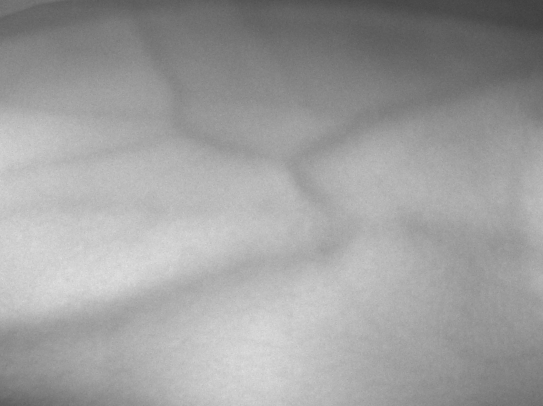
%> input picture Matte/jeppacut.png, 543 x 406 px
$ octave draft2.m   (GNU Octave 9; MATLAB toolbox functions it lacks are replaced by stand-ins)
%> lines starting %> are read from the running program, lines starting %| are printed output that depends on the picture; in (x1, y1, x2, y2) boxes, pixels count from 0 and x2, y2 are one past the last pixel; in counts of white or black regions, pixels touching at a corner belong together; the program's own positions count from 1
Originalet = imread('jeppacut.png');
%> Originalet is the input picture: size 406x543x3 uint8; min 63, max 224, mean 158.9
Original = rgb2gray(Originalet);

histeq = adapthisteq(Original,'ClipLimit',0.015);
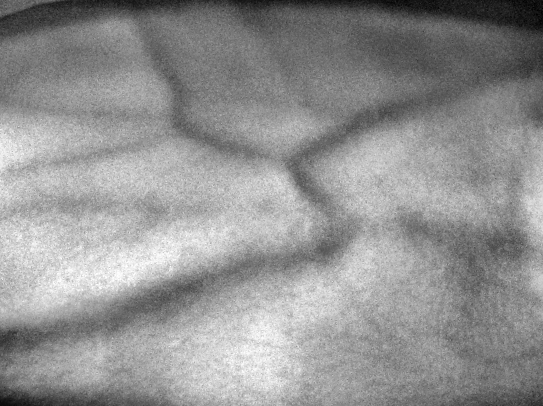
%> histeq: size 406x543 uint8; min 0, max 255, mean 145.9

gaussian = imgaussfilt(histeq,2);

badlight = im2double(gaussian);

se = strel('diamond', 20);

lightok = imdivide(badlight,imclose(badlight,se));
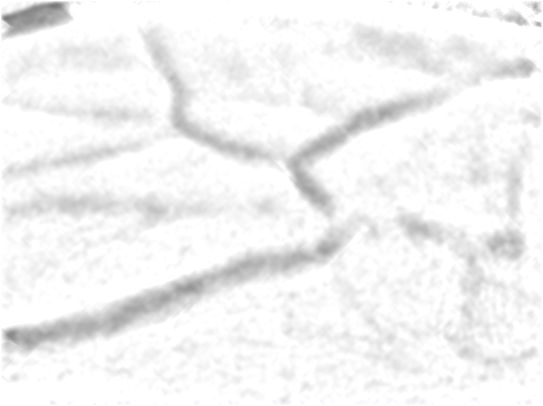
%> lightok: size 406x543 double; min 0.466, max 1, mean 0.954

contrasty = imadjust(lightok);

sep = strel('octagon',3);

close = imclose(contrasty,sep);
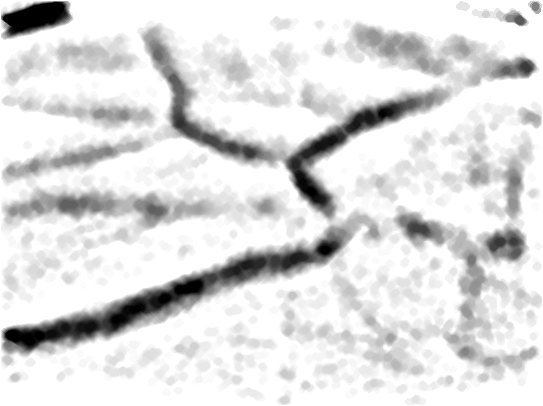
%> close: size 406x543 double; min 0, max 1, mean 0.871

binary = imbinarize(close, 0.8);
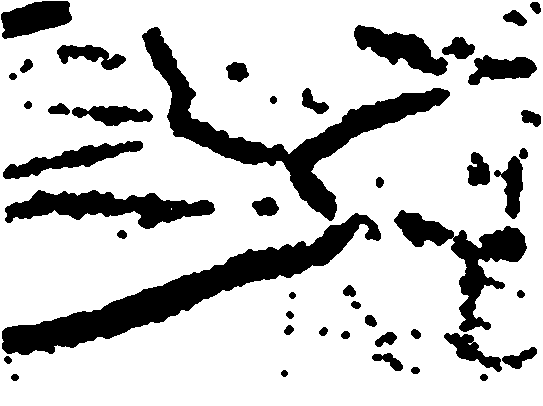
%> binary: size 406x543 logical; 79.3% white; 46 black regions, largest, box (x1, y1, x2, y2) and area: (2, 213, 381, 355) 11268, (142, 27, 450, 221) 9630, (394, 210, 527, 332) 4525

invert = imcomplement(binary);

removespeckle = bwareaopen(invert, 1700);

skeleton = bwmorph(invert,'skel', Inf);
%> skeleton: size 406x543 logical; 2% white in thin lines or dots

octa = strel('octagon', 3);
octa2 = strel('octagon', 9);
fill = imdilate(skeleton,octa);
%> fill: size 406x543 logical; 12.8% white; 42 white regions, largest, box (x1, y1, x2, y2) and area: (1, 213, 382, 356) 4841, (141, 25, 452, 222) 4429, (393, 209, 537, 372) 4286
final = bwareaopen(fill, 800);
finaltjock = imdilate(final, octa2);
%> finaltjock: size 406x543 logical; 32.7% white; 4 white regions, box (x1, y1, x2, y2) and area: (0, 15, 543, 381) 63674, (458, 45, 543, 95) 2957, (46, 34, 136, 80) 2830, (0, 0, 83, 48) 2572

final2 = invert.*finaltjock;
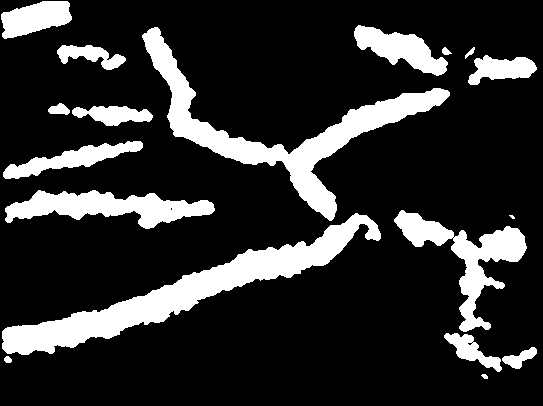
%> final2: size 406x543 double; values 0 (black) and 1 (white), 18.1% white; 18 white regions (1 under 20 px), largest, box (x1, y1, x2, y2) and area: (2, 213, 381, 355) 10755, (142, 27, 450, 221) 9611, (394, 210, 527, 332) 4521

figure(200)
subplot(1,3,1)
imshow(invert)
subplot(1,3,2)
imshow(finaltjock)
subplot(1,3,3)
imshow(final2)

imshow(finaltjock, [0 0 0; 0 1 0.97])
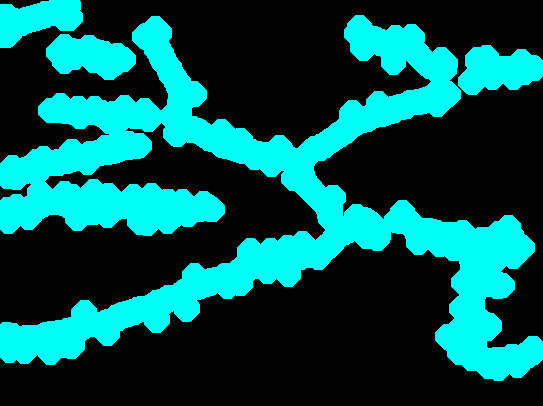
%> displayed picture: size 406x543x3, on the screen's scale of 0 to 255; mean R, G, B 0, 83.3, 80.7


imshow(final2, [0 0 0; 0 1 0.97])

P = ones(406,543);

testy = invert.*P;

figure(1)
subplot(1,3,1)
imshow(invert)
subplot(1,3,2)
imshow(P)
subplot(1,3,3)
imshow(testy)
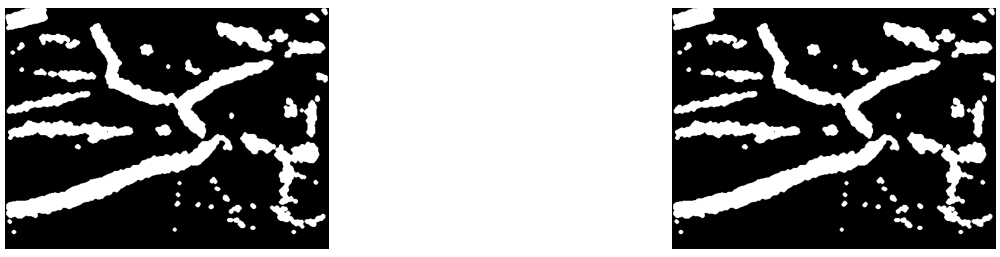
%> figure redrawn from the program's plot data, 3 panels
